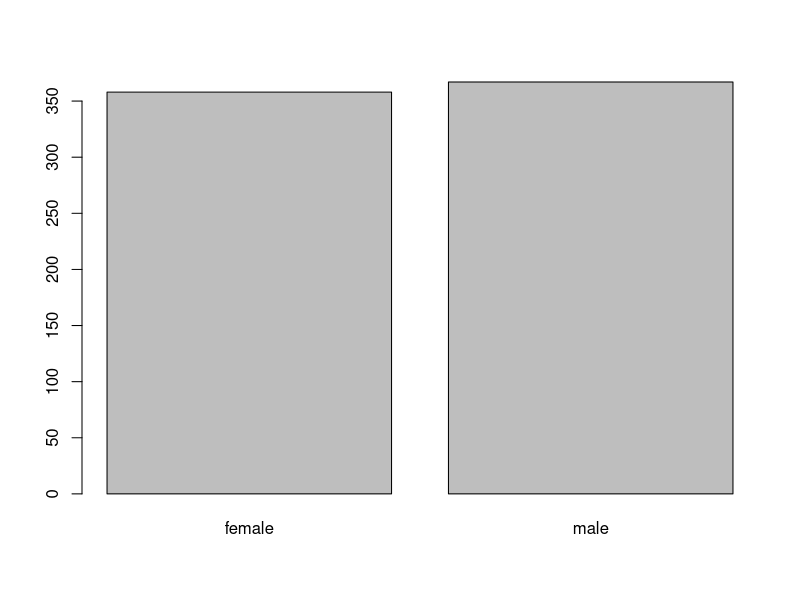
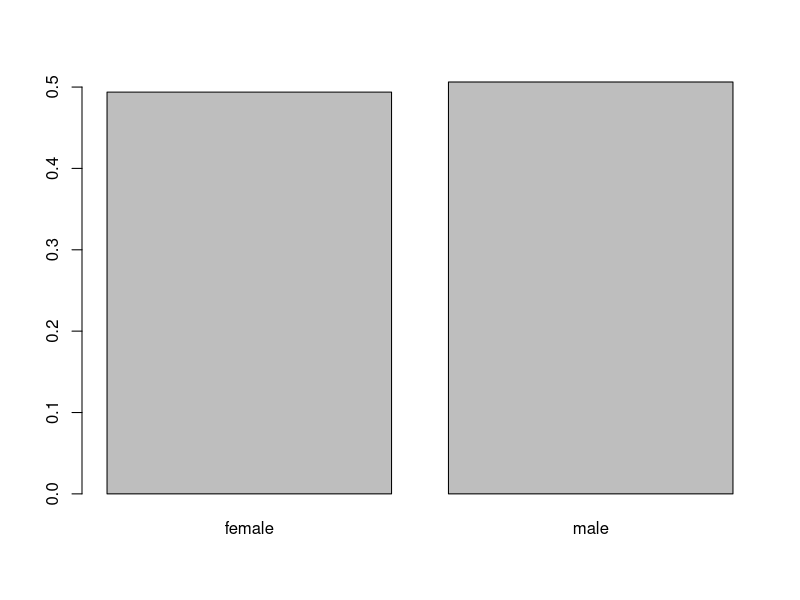
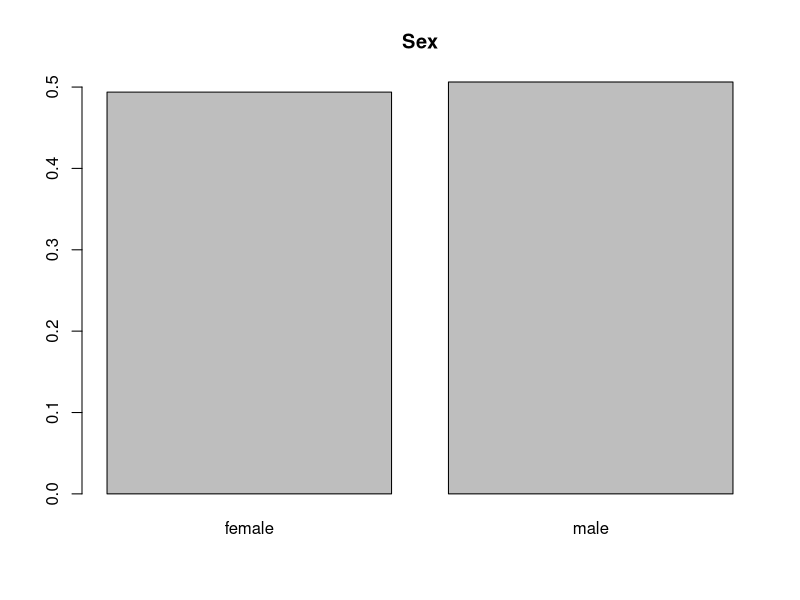
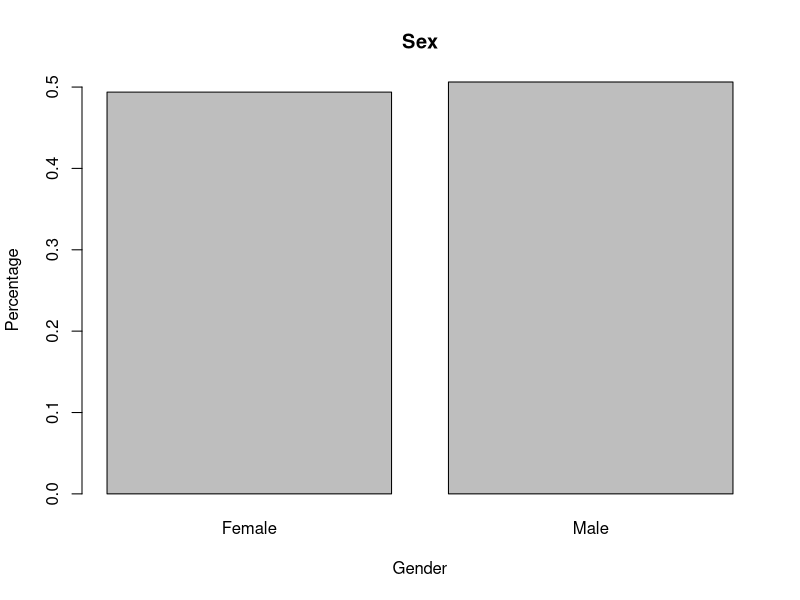
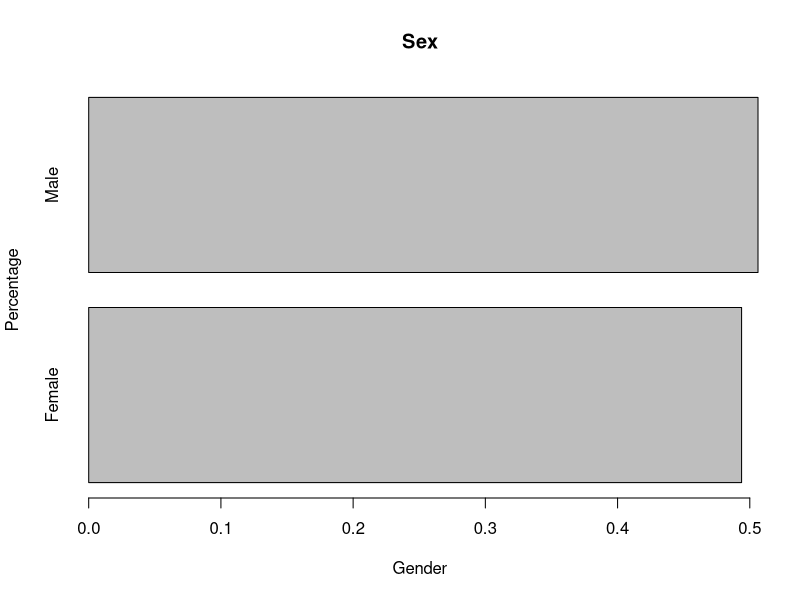
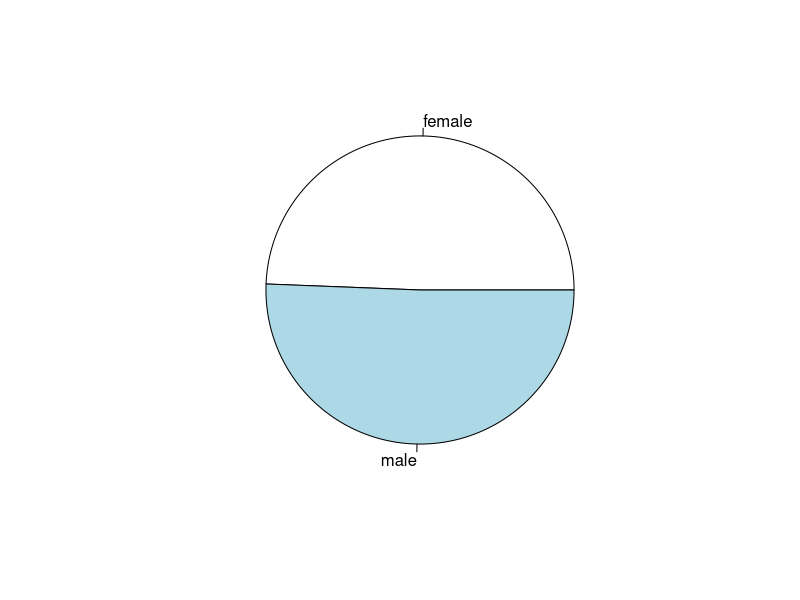
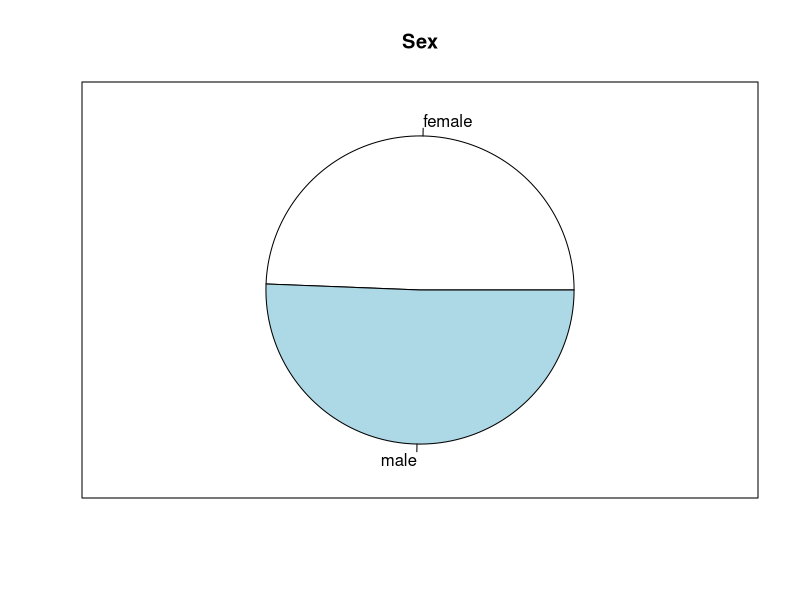
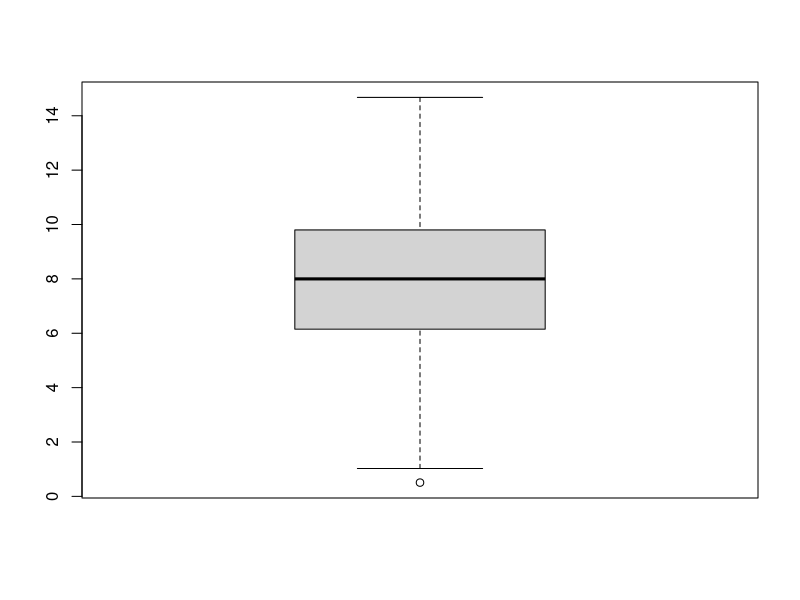

Source code (R) for these figures, in order:
getwd()
setwd('C:/Users/ASUS/Desktop/r/Rworkshop')
df <- read.csv('LungCapData.xls - LungCapData.txt.csv')

#barplot
?barplot
#Barplot is a visualization of frequency for each category

table(df$Gender)
table(df$Smoke)
table(df$Caesarean)

freq <- table(df$Gender)

rel_freq <- table(df$Gender) /725

freq
rel_freq

barplot(freq)

barplot(rel_freq)

barplot(rel_freq , main = 'Sex')

barplot(rel_freq , main = 'Sex' , xlab = 'Gender' , ylab = 'Percentage' , 
        names.arg = c('Female', 'Male'))

barplot(rel_freq , main = 'Sex' , xlab = 'Gender' , ylab = 'Percentage' , 
        names.arg = c('Female', 'Male'), horiz = TRUE)

pie(freq)

pie(freq , main = 'Sex')


box()

#boxplot
help(boxplot)

boxplot(df$LungCap)

q <- quantile(df$LungCap , probs = c(0,0.25,0.5,0.75,1))
q

boxplot(df$LungCap, main= 'Box Plot' , ylab = 'Lung Capacity')

boxplot(df$LungCap, main= 'Box Plot' , ylab = 'Lung Capacity' , ylim = c(0 , 16))

boxplot(df$LungCap ~ df$Gender)

boxplot(df$LungCap ~ df$Gender, main= 'Box Plot' , ylab = 'Lung Capacity', 
        xlab = 'Gender')

boxplot(df$LungCap[df$Gender == 'female'] , df$LungCap[df$Gender == 'male'])

#using cut function 
df$AgeGroup = cut(df$Age , breaks = c(0,13,15,17,25) ,
                  labels = c('<13' , '14-15','16-17','18+'))

table(df$AgeGroup)

boxplot(df$LungCap[df$Age>=18]~df$Smoke[df$Age>=18],ylab = 'Lung Capacity',
        xlab = 'Smoker' ,
        main = 'Effect of smoke on lung capacity of 18+')

boxplot(df$LungCap ~ df$Smoke*df$AgeGroup, main= 'Box Plot' , ylab = 'Lung Capacity', 
        xlab = 'Gender')

boxplot(df$LungCap ~ df$Smoke*df$AgeGroup, main= 'Box Plot' , ylab = 'Lung Capacity'
        , xlab =' ' , las=2)

boxplot(df$LungCap ~ df$Smoke*df$AgeGroup, main= 'Box Plot' , ylab = 'Lung Capacity'
        , xlab =' ' , las=2 , col=c(2,4))

boxplot(df$LungCap ~ df$Smoke*df$AgeGroup, main= 'Box Plot' , ylab = 'Lung Capacity'
        , xlab =' ' ,axes=FALSE , col=c(2,4))
box()
axis(2 , at=seq(0,20,2), seq(0,20,2) , las=1)
axis(1 , at=c(1.5,3.5,5.5,7.5), labels = c('<13' , '14-15','16-17','18+') , las=1)
legend(x=7 ,y=4.5 , legend = c('Non-smoker','Smoker'),col=c(2,4),pch=15,cex=0.8)
